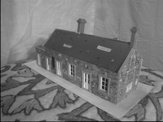
#> input picture SKKU/3_1/CV/hw3/hw3_a/house1.jpg, 163 x 122 px, shrunk from 384 x 288 before the run, given in place of lenna.png, which was not available
$ python A1_corner_detection.py
#> lines starting #> are read from the running program, lines starting #| are printed output that depends on the picture; after the words box and inside, x2 and y2 are one past the last pixel; in counts of white or black regions, pixels touching at a corner belong together; pictures that were not available may be replaced by others from this repository, and a replacement may not be noted
### SKKU/3_1/CV/hw1/CV_A1_2015313754/fnimp.py
import numpy as np
import cv2
import math
#sobel filter
Sx=np.array([[-1,0,1],[-2,0,2],[-1,0,1]])
Sy=np.array([[-1,-2,-1],[0,0,0],[1,2,1]])
def show_write(img,window_name,file_name,normalize=True):
    if normalize:
        newImg=normalize_Img(img)
    else:
        newImg=np.copy(img)
    cv2.imshow(window_name,newImg)
    # cv2.waitKey(0)
    # cv2.destroyAllWindows()
    cv2.imwrite(file_name,newImg)
    del newImg
    return
# [31 lines left out: function cross_correlation_1d, not called in this run]
def cross_correlation_2d(img, kernel):  #overflow 조치!
    k = int(kernel.shape[0])  # kernel size
    k_half = int((k-1)/2)
    padSize = k_half
    size = img.shape  # input img size
    retImg = np.zeros(size,np.float_)
    padded_img=np.zeros((size[0]+2*padSize,size[1]+2*padSize),np.uint8)
    #fill padding part of 4 corners
    padded_img[:padSize,:padSize]=img[0][0]
    padded_img[:padSize,size[1]+padSize:]=img[0][size[1]-1]
    padded_img[size[0]+padSize:,:padSize]=img[size[0]-1][0]
    padded_img[size[0]+padSize:,size[1]+padSize:]=img[size[0]-1][size[1]-1]
    # expand the nearest pixel to 4 edges
    padded_img[padSize:size[0]+padSize, :padSize] = img[:, 0].reshape(size[0], 1)
    padded_img[padSize:size[0]+padSize, padSize + size[1]:] = img[:, size[1] - 1].reshape(size[0], 1)
    padded_img[:padSize,padSize:padSize+size[1]] = img[0]
    padded_img[padSize + size[0]:,padSize:padSize+size[1]] = img[size[0] - 1]
    #copy the origin image
    padded_img[padSize:size[0]+padSize,padSize:size[1]+padSize]=img
    temp1=np.zeros((k,k),np.float_)
    for i in range(size[0]):
        for j in range(size[1]):
            temp1 = np.copy(padded_img[i:i+k, j:j + k])
            temp1 = np.multiply(temp1,kernel)
            retImg[i,j]= np.sum(temp1)
    del temp1
    del padded_img
    return retImg
# [9 lines left out: function get_gaussian_filter_1d, not called in this run]
def get_gaussian_filter_2d(size, sigma):
    kernel=np.zeros((size,size),np.float_)
    rate = 1/(2*sigma*sigma)
    xCords=np.zeros((size,size),np.int_)
    yCords=np.zeros((size,size),np.int_)
    for i in range(1,int((size-1)/2)+1):
        xCords[:,int((size-1)/2)-i]=xCords[:,int((size-1)/2)+i]=i
        yCords[int((size-1)/2)-i]=yCords[int((size-1)/2)+i]=i
    kernel=np.square(xCords)+np.square(yCords)
    kernel=np.exp(-1*kernel*rate)*(rate)/math.pi
    kernel=kernel/np.sum(kernel)
    return kernel
# [56 lines left out: functions compute_image_gradient, print_Result_by_Kernel, printResultBySigma, not called in this run]
def normalize_Img(img):
    retImg = np.absolute(img)
    retImg = retImg / np.max(retImg) * 255
    retImg=np.array(retImg,np.uint8)
    return retImg

    #NMS구현하기
# [188 lines left out: functions non_maximum_suppression_dir, non_maximum_suppression_dir2, returnClosestLine, retTF, ret2Pos, not called in this run]

def compute_corner_response(img):
    filtered_img=cross_correlation_2d(img,get_gaussian_filter_2d(7,1.5))
    dX= cross_correlation_2d(filtered_img, Sx)
    dY= cross_correlation_2d(filtered_img, Sy)
    sizes=img.shape
    M=np.zeros(shape=(sizes[0],sizes[1],2,2))
    for i in range(2,sizes[0]-2):
        for j in range(2,sizes[1]-2):
            p_dX=dX[i-2:i+3,j-2:j+3]
            p_dY=dY[i-2:i+3,j-2:j+3]
            M[i,j,0,0]=np.sum(np.square(p_dX))
            M[i,j,1,1]=np.sum(np.square(p_dY))
            M[i,j,0,1]=M[i,j,1,0]=np.sum(np.multiply(p_dX,p_dY))
    R=np.zeros(shape=sizes)
    trace=np.empty(shape=sizes)
    for i in range(sizes[0]):
        for j in range(sizes[1]):
            trace[i,j]=np.trace(M[i,j])
    trace=np.square(trace)
    R=np.linalg.det(M[:,:])-0.04*trace
    R[R<0]=0
    R=R/np.max(R)
    return R
def non_maximum_suppression_win(R,winSize=11):
    halfW=int((winSize-1)/2)
    sizes=R.shape
    ret=np.full(sizes,False)
    for i in range(halfW,sizes[0]-halfW-1):
        for j in range(halfW,sizes[1]-halfW-1):
            window=R[i-halfW:i+halfW+1,j-halfW:j+halfW+1]
            pos=np.argwhere(window==np.max(window))
            pos[:,0]+=i-halfW
            pos[:,1]+=j-halfW
            pos_i=pos[:,0]==i   #i-half를 빼고 비교해줘야 함.
            pos_j=pos[:,1]==j
            if(np.any(np.logical_and(pos_i,pos_j)) and R[i,j]>=0.1):
                ret[i,j]=True
    return ret

### SKKU/3_1/CV/hw1/CV_A1_2015313754/A1_corner_detection.py
import cv2
import numpy as np
import sys
import math
import time
import fnimp as fn
#import function implementations as fn
imgNames=['lenna.png','shapes.png']
def main():
    lenna_img = cv2.imread('lenna.png', cv2.IMREAD_GRAYSCALE)
#> lenna_img is the input picture: shape (122, 163); min 22, max 226, mean 119.3
    shapes_img = cv2.imread('shapes.png', cv2.IMREAD_GRAYSCALE)
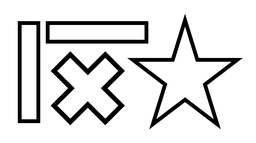
#> input picture SKKU/3_1/CV/hw1/CV_A1_2015313754/shapes.png, 256 x 143 px, shrunk from 604 x 338 before the run
#> shapes_img is the input picture: shape (143, 256); min 0, max 255, mean 222.3

    #lenna
    #corner detction
    startTime_corner_response_lenna = time.time()
    corners_lenna=fn.compute_corner_response(lenna_img)
#> in cross_correlation_2d, `padded_img[:padSize,:padSize]=img[0][0]`: padded_img: shape (128, 169); values 0 (black) and 54 (white), 0.04% white; 1 white region (1 under 20 px)
#> in cross_correlation_2d, `padded_img[:padSize,size[1]+padSize:]=img[0][size[1]-1]`: padded_img: shape (128, 169); min 0, max 125, mean 0.1
#> in cross_correlation_2d, `padded_img[size[0]+padSize:,:padSize]=img[size[0]-1][0]`: padded_img: shape (128, 169); min 0, max 125, mean 0.1
#> in cross_correlation_2d, `padded_img[size[0]+padSize:,size[1]+padSize:]=img[size[0]-1][size[1]-1]`: padded_img: shape (128, 169); min 0, max 125, mean 0.1
#> in cross_correlation_2d (call 2), `padded_img[:padSize,:padSize]=img[0][0]`: padded_img: shape (124, 165); values 0 (black) and 80 (white), 0% white in thin lines or dots, all inside (x1, y1, x2, y2) = (0, 0, 1, 1)
#> in cross_correlation_2d (call 2), `padded_img[:padSize,size[1]+padSize:]=img[0][size[1]-1]`: padded_img: shape (124, 165); min 0, max 125, mean 0
#> in cross_correlation_2d (call 2), `padded_img[size[0]+padSize:,:padSize]=img[size[0]-1][0]`: padded_img: shape (124, 165); min 0, max 125, mean 0
#> in cross_correlation_2d (call 2), `padded_img[size[0]+padSize:,size[1]+padSize:]=img[size[0]-1][size[1]-1]`: padded_img: shape (124, 165); min 0, max 125, mean 0
#> after the loop in cross_correlation_2d (call 2), `for i in range(size[0]):`:
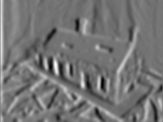
#> retImg: shape (122, 163) float64; min -159, max 193, mean 2.5; drawn with min black and max white
#> after the loop in cross_correlation_2d (call 3), `for i in range(size[0]):`:
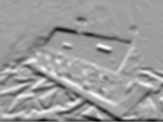
#> retImg: shape (122, 163) float64; min -214, max 129, mean -4.5; drawn with min black and max white
#> after the loop in compute_corner_response, `for i in range(sizes[0]):`:
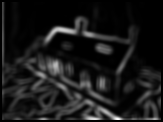
#> trace: shape (122, 163) float64; min 0, max 621434, mean 61331.6; drawn with min black and max white
    endtTime_corner_response_lenna = time.time()
    print("Time consumed for getting corners of lenna image is "+str(endtTime_corner_response_lenna-startTime_corner_response_lenna))
    fn.show_write(corners_lenna,'part_3_corner_ raw_corners','./result/part_3_corner_ raw_corners.png')
    #change color of pixel
    pos=corners_lenna>0.1
#> pos: shape (122, 163) bool; 3.7% white; 50 white regions (36 under 20 px), largest, box (x1, y1, x2, y2) and area: (79, 81, 91, 91) 61, (71, 94, 82, 103) 49, (89, 105, 101, 113) 46
    corners_lenna_norm=fn.normalize_Img(corners_lenna)
    lenna_img_rgb = cv2.cvtColor(lenna_img, cv2.COLOR_GRAY2RGB)
    corners_lenna_bgr = cv2.cvtColor(corners_lenna_norm, cv2.COLOR_GRAY2RGB)
    b,g,r=cv2.split(corners_lenna_bgr)
    g[pos]=255
#> g: shape (122, 163); min 0, max 255, mean 10.7
    inversebgr_lenna = cv2.merge((r, g, b))
    ret=cv2.add(lenna_img_rgb,inversebgr_lenna)
    fn.show_write(ret,'part_3_corner_bin_lenna','./result/part_3_corner_bin_lenna.png')

    #NMS
    startTime_corner_sup_lenna = time.time()
    filter=fn.non_maximum_suppression_win(corners_lenna,11)
#> after the loop in non_maximum_suppression_win, `for i in range(halfW,sizes[0]-halfW-1):`:
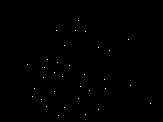
#> ret: shape (122, 163) bool; 0.17% white in thin lines or dots, all inside (x1, y1, x2, y2) = (27, 20, 151, 116)
    endtTime_corner_sup_lenna = time.time()
    #pointing circles
    position=np.argwhere(filter==True)
#> position = 33 pairs, first value 20 to 115, second value 27 to 150
    corners_lenna[~filter]=0
    for point in position:
        cv2.circle(lenna_img_rgb,tuple((point[1],point[0])),4,(0,255,0),2)
#> this loop made 33 passes
#> point on passes 1 to 12: [20, 78], [30, 56], [30, 75], [31, 85], [39, 128], [45, 64], [47, 98], [50, 109], [59, 47], [62, 57], [64, 27], [65, 69]
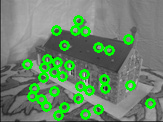
#> lenna_img_rgb: shape (122, 163, 3); 11.02% of pixels changed, all inside (x1, y1, x2, y2) = (22, 15, 156, 121)
    print("Time consumed for getting local maximums of R values of lenna image is "+str(endtTime_corner_sup_lenna-startTime_corner_sup_lenna))
    fn.show_write(lenna_img_rgb,'part_3_corner_sup_lenna','./result/part_3_corner_sup_lenna.png')
    cv2.waitKey(0)
    cv2.destroyAllWindows()

    #Shapes
    #corner detction
    startTime_corner_response_shapes = time.time()
    corners_shapes=fn.compute_corner_response(shapes_img)
#> in cross_correlation_2d (call 4), `padded_img[:padSize,:padSize]=img[0][0]`: padded_img: shape (149, 262); 0.02% white; 1 white region (1 under 20 px)
#> in cross_correlation_2d (call 4), `padded_img[:padSize,size[1]+padSize:]=img[0][size[1]-1]`: padded_img: shape (149, 262); 0.05% white; 2 white regions (2 under 20 px)
#> in cross_correlation_2d (call 4), `padded_img[size[0]+padSize:,:padSize]=img[size[0]-1][0]`: padded_img: shape (149, 262); 0.07% white; 3 white regions (3 under 20 px)
#> in cross_correlation_2d (call 4), `padded_img[size[0]+padSize:,size[1]+padSize:]=img[size[0]-1][size[1]-1]`: padded_img: shape (149, 262); 0.09% white; 4 white regions (4 under 20 px)
#> in cross_correlation_2d (call 4), `padded_img[padSize + size[0]:,padSize:padSize+size[1]] = img[size[0] -..`:
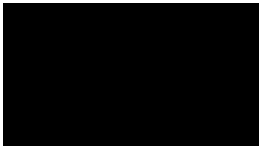
#> padded_img: shape (149, 262); 6.2% white; 1 white region, box (x1, y1, x2, y2) and area: (0, 0, 262, 149) 2430
    endtTime_corner_response_shapes = time.time()
    print("Time consumed for getting corners of shapes image is "+str(endtTime_corner_response_shapes-startTime_corner_response_shapes))
    fn.show_write(corners_shapes,'part_3_corner_ raw_corners','./result/part_3_corner_ raw_corners.png')
    #change color of pixel
    pos=corners_shapes>0.1
    corners_shapes_norm=fn.normalize_Img(corners_shapes)
    shapes_img_rgb = cv2.cvtColor(shapes_img, cv2.COLOR_GRAY2RGB)
    corners_shapes_bgr = cv2.cvtColor(corners_shapes_norm, cv2.COLOR_GRAY2RGB)
    b,g,r=cv2.split(corners_shapes_bgr)
    g[pos]=255
    inversebgr_shapes = cv2.merge((r, g, b))
    ret=cv2.add(shapes_img_rgb,inversebgr_shapes)
    fn.show_write(ret,'part_3_corner_bin_shapes','./result/part_3_corner_bin_shapes.png')

    #NMS
    startTime_corner_sup_shapes = time.time()
    filter=fn.non_maximum_suppression_win(corners_shapes,11)
    endtTime_corner_sup_shapes = time.time()
    #making circles
    position=np.argwhere(filter==True)
#> position = 49 pairs, first value 18 to 125, second value 19 to 238
    corners_shapes[~filter]=0
    for point in position:
        cv2.circle(shapes_img_rgb,tuple((point[1],point[0])),4,(0,255,0),2)
#> this loop made 49 passes
#> point on passes 1 to 12: [18, 185], [22, 19], [22, 38], [22, 47], [22, 146], [32, 185], [37, 142], [41, 47], [53, 70], [53, 105], [59, 131], [59, 238]
    print("Time consumed for getting local maximums of R values of shapes image is "+str(endtTime_corner_sup_shapes-startTime_corner_sup_shapes))
    fn.show_write(shapes_img_rgb,'part_3_corner_sup_shapes','./result/part_3_corner_sup_shapes.png')
    cv2.waitKey(0)
    cv2.destroyAllWindows()
    return
if __name__ == "__main__":
    main()
